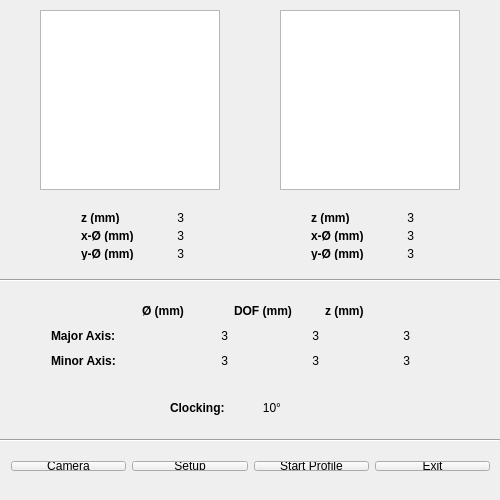
<?xml version="1.0" encoding="UTF-8"?>
<ui version="4.0">
 <class>ProfileWindow</class>
 <widget class="QMainWindow" name="ProfileWindow">
  <property name="geometry">
   <rect>
    <x>0</x>
    <y>0</y>
    <width>500</width>
    <height>500</height>
   </rect>
  </property>
  <property name="windowTitle">
   <string>MainWindow</string>
  </property>
  <widget class="QWidget" name="centralWidget">
   <widget class="Line" name="line">
    <property name="geometry">
     <rect>
      <x>0</x>
      <y>430</y>
      <width>500</width>
      <height>20</height>
     </rect>
    </property>
    <property name="orientation">
     <enum>Qt::Horizontal</enum>
    </property>
   </widget>
   <widget class="Line" name="line_2">
    <property name="geometry">
     <rect>
      <x>0</x>
      <y>270</y>
      <width>500</width>
      <height>20</height>
     </rect>
    </property>
    <property name="orientation">
     <enum>Qt::Horizontal</enum>
    </property>
   </widget>
   <widget class="QLabel" name="label">
    <property name="geometry">
     <rect>
      <x>170</x>
      <y>400</y>
      <width>62</width>
      <height>16</height>
     </rect>
    </property>
    <property name="font">
     <font>
      <weight>75</weight>
      <bold>true</bold>
     </font>
    </property>
    <property name="text">
     <string>Clocking:</string>
    </property>
   </widget>
   <widget class="QLabel" name="label_4">
    <property name="geometry">
     <rect>
      <x>240</x>
      <y>400</y>
      <width>41</width>
      <height>16</height>
     </rect>
    </property>
    <property name="text">
     <string>10°</string>
    </property>
    <property name="alignment">
     <set>Qt::AlignRight|Qt::AlignTrailing|Qt::AlignVCenter</set>
    </property>
   </widget>
   <widget class="QGraphicsView" name="graphicsView">
    <property name="geometry">
     <rect>
      <x>40</x>
      <y>10</y>
      <width>180</width>
      <height>180</height>
     </rect>
    </property>
   </widget>
   <widget class="QGraphicsView" name="graphicsView_2">
    <property name="geometry">
     <rect>
      <x>280</x>
      <y>10</y>
      <width>180</width>
      <height>180</height>
     </rect>
    </property>
   </widget>
   <widget class="QWidget" name="layoutWidget">
    <property name="geometry">
     <rect>
      <x>300</x>
      <y>200</y>
      <width>125</width>
      <height>71</height>
     </rect>
    </property>
    <layout class="QGridLayout" name="gridLayout_4">
     <item row="0" column="0">
      <widget class="QLabel" name="label_31">
       <property name="font">
        <font>
         <weight>75</weight>
         <bold>true</bold>
        </font>
       </property>
       <property name="text">
        <string>z (mm)</string>
       </property>
      </widget>
     </item>
     <item row="0" column="1">
      <widget class="QLabel" name="label_32">
       <property name="text">
        <string>3</string>
       </property>
       <property name="alignment">
        <set>Qt::AlignRight|Qt::AlignTrailing|Qt::AlignVCenter</set>
       </property>
      </widget>
     </item>
     <item row="1" column="1">
      <widget class="QLabel" name="label_33">
       <property name="text">
        <string>3</string>
       </property>
       <property name="alignment">
        <set>Qt::AlignRight|Qt::AlignTrailing|Qt::AlignVCenter</set>
       </property>
      </widget>
     </item>
     <item row="2" column="0">
      <widget class="QLabel" name="label_34">
       <property name="font">
        <font>
         <weight>75</weight>
         <bold>true</bold>
        </font>
       </property>
       <property name="text">
        <string>y-Ø (mm)</string>
       </property>
      </widget>
     </item>
     <item row="2" column="1">
      <widget class="QLabel" name="label_35">
       <property name="text">
        <string>3</string>
       </property>
       <property name="alignment">
        <set>Qt::AlignRight|Qt::AlignTrailing|Qt::AlignVCenter</set>
       </property>
      </widget>
     </item>
     <item row="1" column="0">
      <widget class="QLabel" name="label_36">
       <property name="font">
        <font>
         <weight>75</weight>
         <bold>true</bold>
        </font>
       </property>
       <property name="text">
        <string>x-Ø (mm)</string>
       </property>
      </widget>
     </item>
    </layout>
   </widget>
   <widget class="QWidget" name="layoutWidget">
    <property name="geometry">
     <rect>
      <x>0</x>
      <y>450</y>
      <width>501</width>
      <height>32</height>
     </rect>
    </property>
    <layout class="QHBoxLayout" name="horizontalLayout">
     <item>
      <widget class="QPushButton" name="pushButton">
       <property name="text">
        <string>Camera</string>
       </property>
      </widget>
     </item>
     <item>
      <widget class="QPushButton" name="pushButton_2">
       <property name="text">
        <string>Setup</string>
       </property>
      </widget>
     </item>
     <item>
      <widget class="QPushButton" name="pushButton_3">
       <property name="text">
        <string>Start Profile</string>
       </property>
      </widget>
     </item>
     <item>
      <widget class="QPushButton" name="pushButton_4">
       <property name="text">
        <string>Exit</string>
       </property>
      </widget>
     </item>
    </layout>
   </widget>
   <widget class="QWidget" name="layoutWidget">
    <property name="geometry">
     <rect>
      <x>40</x>
      <y>290</y>
      <width>381</width>
      <height>91</height>
     </rect>
    </property>
    <layout class="QGridLayout" name="gridLayout">
     <item row="0" column="1">
      <widget class="QLabel" name="label_11">
       <property name="font">
        <font>
         <weight>75</weight>
         <bold>true</bold>
        </font>
       </property>
       <property name="text">
        <string>Ø (mm)</string>
       </property>
      </widget>
     </item>
     <item row="0" column="2">
      <widget class="QLabel" name="label_12">
       <property name="font">
        <font>
         <weight>75</weight>
         <bold>true</bold>
        </font>
       </property>
       <property name="text">
        <string>DOF (mm)</string>
       </property>
      </widget>
     </item>
     <item row="0" column="3">
      <widget class="QLabel" name="label_13">
       <property name="font">
        <font>
         <weight>75</weight>
         <bold>true</bold>
        </font>
       </property>
       <property name="text">
        <string>z (mm)</string>
       </property>
      </widget>
     </item>
     <item row="1" column="0">
      <widget class="QLabel" name="label_2">
       <property name="font">
        <font>
         <weight>75</weight>
         <bold>true</bold>
        </font>
       </property>
       <property name="text">
        <string>Major Axis:</string>
       </property>
      </widget>
     </item>
     <item row="1" column="1">
      <widget class="QLabel" name="label_5">
       <property name="text">
        <string>3</string>
       </property>
       <property name="alignment">
        <set>Qt::AlignRight|Qt::AlignTrailing|Qt::AlignVCenter</set>
       </property>
      </widget>
     </item>
     <item row="1" column="2">
      <widget class="QLabel" name="label_7">
       <property name="text">
        <string>3</string>
       </property>
       <property name="alignment">
        <set>Qt::AlignRight|Qt::AlignTrailing|Qt::AlignVCenter</set>
       </property>
      </widget>
     </item>
     <item row="1" column="3">
      <widget class="QLabel" name="label_9">
       <property name="text">
        <string>3</string>
       </property>
       <property name="alignment">
        <set>Qt::AlignRight|Qt::AlignTrailing|Qt::AlignVCenter</set>
       </property>
      </widget>
     </item>
     <item row="2" column="0">
      <widget class="QLabel" name="label_3">
       <property name="font">
        <font>
         <weight>75</weight>
         <bold>true</bold>
        </font>
       </property>
       <property name="text">
        <string>Minor Axis:</string>
       </property>
      </widget>
     </item>
     <item row="2" column="1">
      <widget class="QLabel" name="label_6">
       <property name="text">
        <string>3</string>
       </property>
       <property name="alignment">
        <set>Qt::AlignRight|Qt::AlignTrailing|Qt::AlignVCenter</set>
       </property>
      </widget>
     </item>
     <item row="2" column="2">
      <widget class="QLabel" name="label_8">
       <property name="text">
        <string>3</string>
       </property>
       <property name="alignment">
        <set>Qt::AlignRight|Qt::AlignTrailing|Qt::AlignVCenter</set>
       </property>
      </widget>
     </item>
     <item row="2" column="3">
      <widget class="QLabel" name="label_10">
       <property name="text">
        <string>3</string>
       </property>
       <property name="alignment">
        <set>Qt::AlignRight|Qt::AlignTrailing|Qt::AlignVCenter</set>
       </property>
      </widget>
     </item>
    </layout>
   </widget>
   <widget class="QWidget" name="layoutWidget">
    <property name="geometry">
     <rect>
      <x>70</x>
      <y>200</y>
      <width>125</width>
      <height>71</height>
     </rect>
    </property>
    <layout class="QGridLayout" name="gridLayout_3">
     <item row="0" column="0">
      <widget class="QLabel" name="label_25">
       <property name="font">
        <font>
         <weight>75</weight>
         <bold>true</bold>
        </font>
       </property>
       <property name="text">
        <string>z (mm)</string>
       </property>
      </widget>
     </item>
     <item row="0" column="1">
      <widget class="QLabel" name="label_30">
       <property name="text">
        <string>3</string>
       </property>
       <property name="alignment">
        <set>Qt::AlignRight|Qt::AlignTrailing|Qt::AlignVCenter</set>
       </property>
      </widget>
     </item>
     <item row="1" column="1">
      <widget class="QLabel" name="label_26">
       <property name="text">
        <string>3</string>
       </property>
       <property name="alignment">
        <set>Qt::AlignRight|Qt::AlignTrailing|Qt::AlignVCenter</set>
       </property>
      </widget>
     </item>
     <item row="2" column="0">
      <widget class="QLabel" name="label_29">
       <property name="font">
        <font>
         <weight>75</weight>
         <bold>true</bold>
        </font>
       </property>
       <property name="text">
        <string>y-Ø (mm)</string>
       </property>
      </widget>
     </item>
     <item row="2" column="1">
      <widget class="QLabel" name="label_27">
       <property name="text">
        <string>3</string>
       </property>
       <property name="alignment">
        <set>Qt::AlignRight|Qt::AlignTrailing|Qt::AlignVCenter</set>
       </property>
      </widget>
     </item>
     <item row="1" column="0">
      <widget class="QLabel" name="label_28">
       <property name="font">
        <font>
         <weight>75</weight>
         <bold>true</bold>
        </font>
       </property>
       <property name="text">
        <string>x-Ø (mm)</string>
       </property>
      </widget>
     </item>
    </layout>
   </widget>
   <zorder>layoutWidget</zorder>
   <zorder>layoutWidget</zorder>
   <zorder>layoutWidget</zorder>
   <zorder>line</zorder>
   <zorder>line_2</zorder>
   <zorder>label</zorder>
   <zorder>label_4</zorder>
   <zorder>graphicsView</zorder>
   <zorder>graphicsView_2</zorder>
   <zorder>layoutWidget</zorder>
  </widget>
 </widget>
 <layoutdefault spacing="6" margin="11"/>
 <resources/>
 <connections>
  <connection>
   <sender>pushButton</sender>
   <signal>clicked()</signal>
   <receiver>ProfileWindow</receiver>
   <slot>openCameraWindow()</slot>
   <hints>
    <hint type="sourcelabel">
     <x>61</x>
     <y>487</y>
    </hint>
    <hint type="destinationlabel">
     <x>249</x>
     <y>249</y>
    </hint>
   </hints>
  </connection>
  <connection>
   <sender>pushButton_4</sender>
   <signal>clicked()</signal>
   <receiver>ProfileWindow</receiver>
   <slot>close()</slot>
   <hints>
    <hint type="sourcelabel">
     <x>438</x>
     <y>487</y>
    </hint>
    <hint type="destinationlabel">
     <x>249</x>
     <y>249</y>
    </hint>
   </hints>
  </connection>
  <connection>
   <sender>pushButton_2</sender>
   <signal>clicked()</signal>
   <receiver>ProfileWindow</receiver>
   <slot>openSetupDialog()</slot>
   <hints>
    <hint type="sourcelabel">
     <x>216</x>
     <y>477</y>
    </hint>
    <hint type="destinationlabel">
     <x>234</x>
     <y>249</y>
    </hint>
   </hints>
  </connection>
  <connection>
   <sender>pushButton_3</sender>
   <signal>clicked()</signal>
   <receiver>ProfileWindow</receiver>
   <slot>startProfile()</slot>
   <hints>
    <hint type="sourcelabel">
     <x>307</x>
     <y>482</y>
    </hint>
    <hint type="destinationlabel">
     <x>293</x>
     <y>259</y>
    </hint>
   </hints>
  </connection>
 </connections>
 <slots>
  <slot>openCameraWindow()</slot>
  <slot>openSetupDialog()</slot>
  <slot>startProfile()</slot>
 </slots>
</ui>
